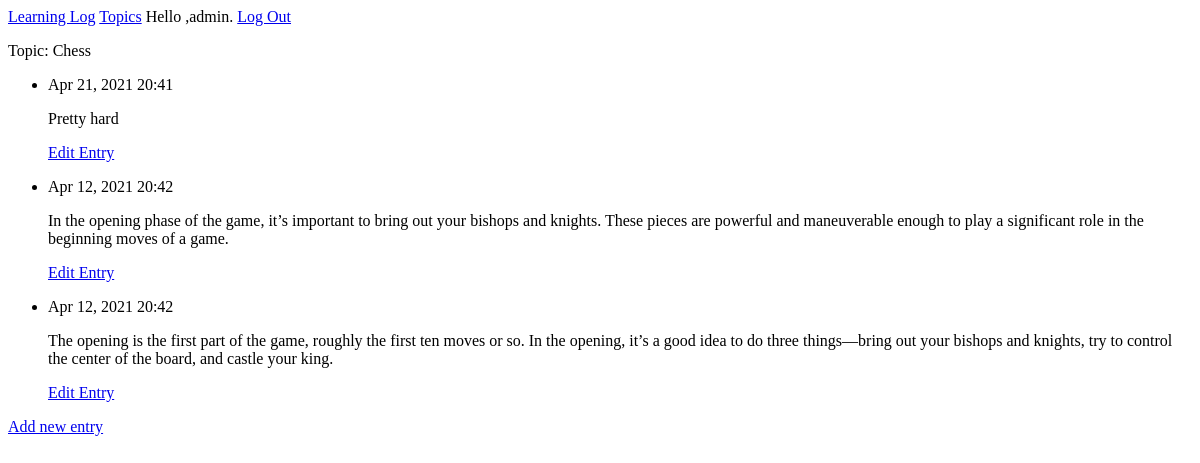
Before: /topics/1/ (signed in) with the older database file.
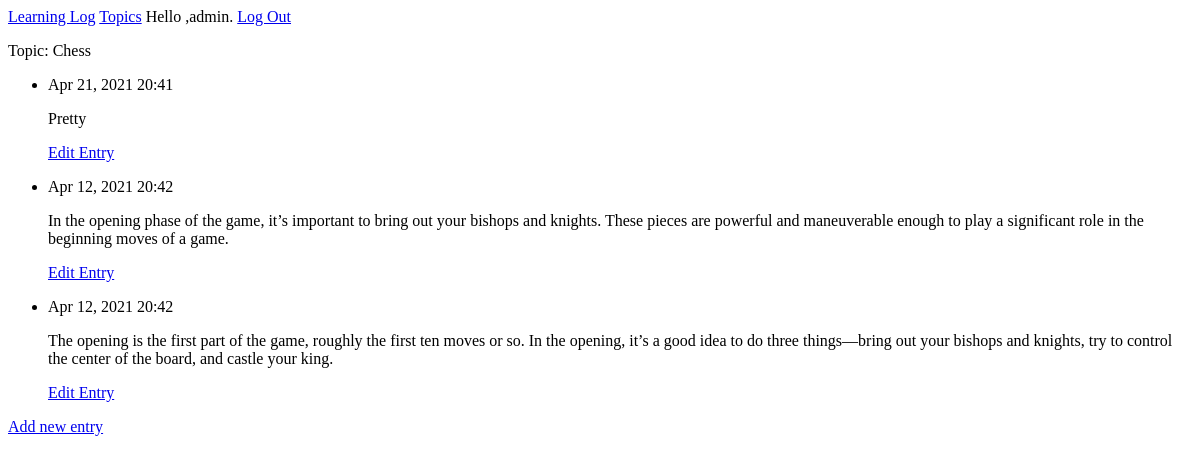
After: the same page with the newer database file.
### MainApp/models.py (models this page shows, shortened)
class Entry(models.Model):
    topic = models.ForeignKey(Topic, on_delete=models.CASCADE)
    text = models.TextField()
    date_added = models.DateTimeField(auto_now_add=True)
    class Meta:
        verbose_name_plural = 'entries'

### MainApp/views.py (the view)
# urls.py: path('topics/<int:topic_id>/', views.topic, name='topic'),
@login_required
def topic(request,topic_id):
    topic = Topic.objects.get(id=topic_id)
    entries = topic.entry_set.order_by('-date_added')
    if topic.owner != request.user:
        raise Http404
    context = {'topic':topic,'entries':entries}
    return render(request, 'MainApp/topic.html',context)

### MainApp/models.py (called while the page is built)
    def __str__(self):
        return self.text

### MainApp/templates/MainApp/topic.html (shortened to what this page needs)
{% extends "MainApp/base.html" %}
{% block content %}
<p>
    Topic: {{topic}}
</p>
<ul>
    {%for entry in entries %}
    <li>
        <p>{{entry.date_added|date:'M d, Y H:i'}}</p>
        <p>{{entry.text | linebreaks}}</p>
        <p>
            <a href="{% url 'MainApp:edit_entry' entry.id%}">Edit Entry</a>
        </p>
    </li>
    <!-- {% empty %block}
    <li> There are no entries for this topic yet</li> -->
    {%endfor%}
</ul>
<p> <a href="{% url 'MainApp:new_entry' topic.id %}">Add new entry</a></p>
{%endblock content %}

Changed rows visible on the page:
changed Entry: text "Pretty hard" → "Pretty"
